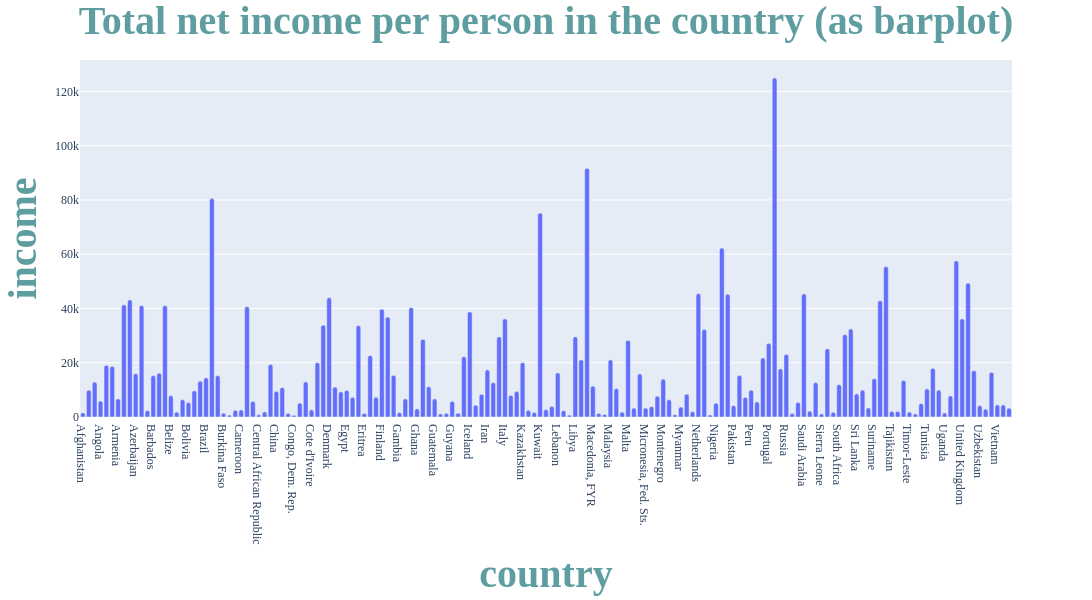

Notebook cell for this chart:
### Markdown cell above
<div style="
    margin:25px 0;
    padding:25px 30px;
    border-radius:18px;
    background:linear-gradient(135deg,#064E3B,#059669);
    box-shadow:0 10px 30px rgba(5,150,105,.25);
    border-left:6px solid #F59E0B;
">

<h2 style="
    margin:0;
    color:white;
    font-family:Verdana,sans-serif;
    font-size:28px;
    letter-spacing:1px;
">
   country - income
</h2>

</div>

### Code cell
# bar plot
fig = px.bar(df, x="country", y="income")







# chart settings
fig.update_layout(

    width=1100,
    height=600,
    font_size=12,
    font_family="Times New Roman",
    barcornerradius=13,





    # title
    title="Total net income per person in the country (as barplot)",
    title_font_size=40,
    title_font_weight='bold',
    title_font_color='cadetblue',
    title_x=0.5,
    title_y=0.99,





    # X-axis
    xaxis_title="country",
    xaxis_title_font_size=40,
    xaxis_title_font_weight='bold',
    xaxis_title_font_color='cadetblue',





    # Y-axis
    yaxis_title="income",
    yaxis_title_font_size=40,
    yaxis_title_font_weight='bold',
    yaxis_title_font_color="cadetblue"
    
)





fig.show()

### Figure 1 — Plotly figure (JSON) as saved in the notebook; plotly's stock layout.template omitted (floating-point values rounded to 4 significant figures; data arrays with more than 128 entries replaced by an {"elided": "..."} marker saying what was removed)
{"data": [{"hovertemplate": "country=%{x}<br>income=%{y}<extra></extra>", "legendgroup": "", "marker": {"color": "#636efa", "pattern": {"shape": ""}}, "name": "", "orientation": "v", "showlegend": false, "textposition": "auto", "type": "bar", "x": {"elided": "159 str values"}, "xaxis": "x", "y": {"elided": "159 int values"}, "yaxis": "y"}], "layout": {"barcornerradius": 13, "barmode": "relative", "font": {"family": "Times New Roman", "size": 12}, "height": 600, "legend": {"tracegroupgap": 0}, "margin": {"t": 60}, "title": {"font": {"color": "cadetblue", "size": 40, "weight": "bold"}, "text": "Total net income per person in the country (as barplot)", "x": 0.5, "y": 0.99}, "width": 1100, "xaxis": {"anchor": "y", "domain": [0, 1], "title": {"font": {"color": "cadetblue", "size": 40, "weight": "bold"}, "text": "country"}}, "yaxis": {"anchor": "x", "domain": [0, 1], "title": {"font": {"color": "cadetblue", "size": 40, "weight": "bold"}, "text": "income"}}}}
